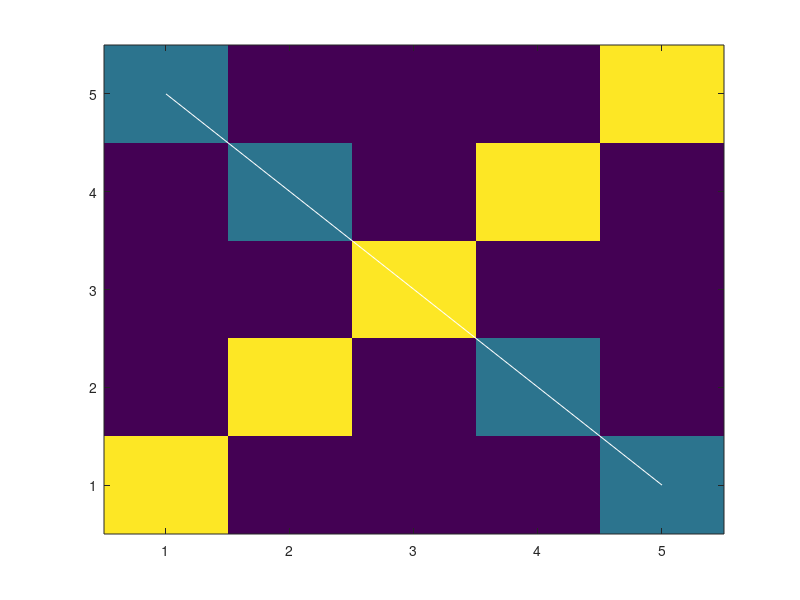

MATLAB code for this plot: (Note: this script raises an error after producing the figure.)
pdf = diag(ones(5,1) ,0);

pdf(1,5) = .3750;
pdf(2,4) = .3750;
pdf(4,2) = .3750;
pdf(5,1) = .3750;

tbins = 1:5;
pbins = 1:5;
% 
% slope = 1;
% intercept = 0;

slope = -1;
intercept = 6;

figure; 
imagesc(tbins, pbins, pdf); set(gca,'YDir', 'normal');
yPts = slope * tbins + intercept;
line(tbins, yPts, 'color', 'w');

compute_line_score(tbins(:), pbins(:), pdf, slope, intercept)

%%

m = ones(3,10);

m(1,:) = 1;
m(2,:) = 3;
m(3,:) = 5;


x = (1:10)';
y = ones(size(x))*2;

m(sub2ind(size(m),y,x))